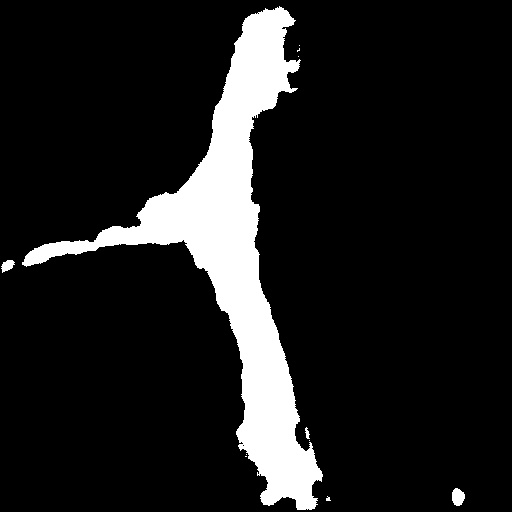
#> input picture 04_matching/2023_RVV_1_1275.0.jpg, 512 x 512 px, found by its file name
$ jupyter execute --allow-errors matching.ipynb
#> lines starting #> are read from the running program, lines starting #| are printed output that depends on the picture; after the words box and inside, x2 and y2 are one past the last pixel; in counts of white or black regions, pixels touching at a corner belong together; long printed decimals are rounded
[cell 1]
import os
import sys
import numpy as np
import pandas as pd
import matplotlib.pyplot as plt
import math
import requests
import cv2
from numpy.polynomial import Polynomial
from skimage.morphology import skeletonize, binary_closing, square, binary_erosion, binary_dilation, medial_axis, thin, disk, convex_hull_image, diamond, star, isotropic_closing, remove_small_objects
from skimage.filters import threshold_otsu
import json

[cell 2]
sem_segm_img_path = "/Users/senneloobuyck/Documents/Thesis_project/04_matching/2023_RVV_1_1275.0.jpg"
mapbox_imgs_dir_path = "/Users/senneloobuyck/Documents/Thesis_project/04_matching/mapbox_images_for_frame_1275_RVV1"
heli_lat = 50.77718166666666
heli_lon = 3.52441
intersec_lat = 50.7786715
intersec_lon = 3.5252944
altitude = 158.12

[cell 3]
def plot_image(img):
    plt.figure(figsize=(20,10))
    plt.imshow(cv2.cvtColor(img, cv2.COLOR_BGR2RGB))
    plt.show()

[cell 4]
# [17 lines left out: function calculate_bearing, not called in this run]

[cell 5]
# [10 lines left out: function haversine, not called in this run]

[cell 6]
# calculate pitch/tilt
# [14 lines left out: function calculate_pitch, not called in this run]

[cell 7]
# [22 lines left out: function get_mapbox_intersection_image, not called in this run]

[cell 8]
def get_intersection_coordinates(lat, lon) :
    # some lists and dataframes to store the data
    nodes = []
    intersection_nodes = []
    df_nodes = pd.DataFrame(columns=['id', 'lat', 'lon'])
    df_intersections = pd.DataFrame(columns=['lat', 'lon'])

    overpass_url = "http://overpass-api.de/api/interpreter"


    # first get the ways around the point
    # .w is a temporary variable that stores the result of the first query
    # node(way_cnt:2-);   // select those nodes that are members of two or more of the given ways
    overpass_query = f"""[out:json];
                        way(around: 300, {lat},{lon})["highway"]->.w;
                        node(way_cnt.w:2-);
                        out;"""

    response = requests.get(overpass_url, params={'data': overpass_query})

    for item in response.json()['elements']:
        df_intersections.loc[len(df_intersections)] = {'lat': item['lat'], 'lon': item['lon']}


    # print(df_intersections)
    return df_intersections

#> (a cell that did not finish here is left out)

[cell 10]
def get_skeleton(mask_bgr, contour) :
    print("Getting the skeleton and the pruned skeleton")

    mask_gray = cv2.cvtColor(mask_bgr, cv2.COLOR_BGR2GRAY)

    # draw contour in white on black background
    contour_mask_gray = np.zeros_like(mask_gray)
    cv2.drawContours(contour_mask_gray, [contour], -1, 255, -1)
    contour_mask_bgr = cv2.cvtColor(contour_mask_gray, cv2.COLOR_GRAY2BGR)

    # To avoid the precision loss when converting the image to bool,
    # you can also binarize the image using one of the available thresholding algorithms
    thresh = threshold_otsu(contour_mask_gray)
    contour_mask_gray = contour_mask_gray > thresh

    # 1. Skeletonize
    # skeleton_gray = (skeletonize(contour_mask_gray)).astype(np.uint8)
    skeleton_gray = skeletonize(contour_mask_gray, method='lee').astype(np.uint8)

    np.set_printoptions(threshold=np.inf)
    print("Skeleton image values:")
    print(skeleton_gray)


    plt.figure(figsize=(20,10))
    plt.imshow(skeleton_gray, cmap='gray', interpolation='nearest')
    plt.show()

    skeleton_bgr = cv2.cvtColor(skeleton_gray, cv2.COLOR_GRAY2BGR)

    return skeleton_bgr

[cell 11]
def get_skeleton_intersection(skeleton):
    """ Given a skeletonised image, it will give the coordinates of the intersections of the skeleton"""
    print("Getting intersections in skeleton (more than 2 neighbours)")
    # A list of valid intersections
    # These are in the format (clockwise order)
    # 2 3 4
    # 1 C 5
    # 8 7 6
    validIntersection = [[0,1,0,1,0,0,1,0],[0,0,1,0,1,0,0,1],[1,0,0,1,0,1,0,0],
                         [0,1,0,0,1,0,1,0],[0,0,1,0,0,1,0,1],[1,0,0,1,0,0,1,0],
                         [0,1,0,0,1,0,0,1],[1,0,1,0,0,1,0,0],[0,1,0,0,0,1,0,1],
                         [0,1,0,1,0,0,0,1],[0,1,0,1,0,1,0,0],[0,0,0,1,0,1,0,1],
                         [1,0,1,0,0,0,1,0],[1,0,1,0,1,0,0,0],[0,0,1,0,1,0,1,0],
                         [1,0,0,0,1,0,1,0],[1,0,0,1,1,1,0,0],[0,0,1,0,0,1,1,1],
                         [1,1,0,0,1,0,0,1],[0,1,1,1,0,0,1,0],[1,0,1,1,0,0,1,0],
                         [1,0,1,0,0,1,1,0],[1,0,1,1,0,1,1,0],[0,1,1,0,1,0,1,1],
                         [1,1,0,1,1,0,1,0],[1,1,0,0,1,0,1,0],[0,1,1,0,1,0,1,0],
                         [0,0,1,0,1,0,1,1],[1,0,0,1,1,0,1,0],[1,0,1,0,1,1,0,1],
                         [1,0,1,0,1,1,0,0],[1,0,1,0,1,0,0,1],[0,1,0,0,1,0,1,1],
                         [0,1,1,0,1,0,0,1],[1,1,0,1,0,0,1,0],[0,1,0,1,1,0,1,0],
                         [0,0,1,0,1,1,0,1],[1,0,1,0,0,1,0,1],[1,0,0,1,0,1,1,0],
                         [1,0,1,1,0,1,0,0]]
    skeleton_gray = cv2.cvtColor(skeleton, cv2.COLOR_BGR2GRAY)
    image = skeleton_gray.copy()
    image = image/255
    intersections = []
    for x in range(1,len(image)-1):
        for y in range(1,len(image[x])-1):
            # if we have a white pixel
            if image[x][y] == 1:
                neighbours = [image[x-1][y], image[x-1][y-1], image[x][y-1], image[x+1][y-1], image[x+1][y], image[x+1][y+1], image[x][y+1], image[x-1][y+1]]
                if neighbours in validIntersection:
                    intersections.append((y,x))
    # [6 lines of commented-out code are left out]
    return intersections

[cell 12]
# [23 lines left out: function prune_skeleton, not called in this run]

[cell 13]
img_bgr = cv2.imread(sem_segm_img_path)
#> img_bgr is the input picture: shape (512, 512, 3); min 0, max 255, mean 30.4
plot_image(img_bgr)

[cell 14]
closing_bgr = isotropic_closing(img_bgr, radius=30)
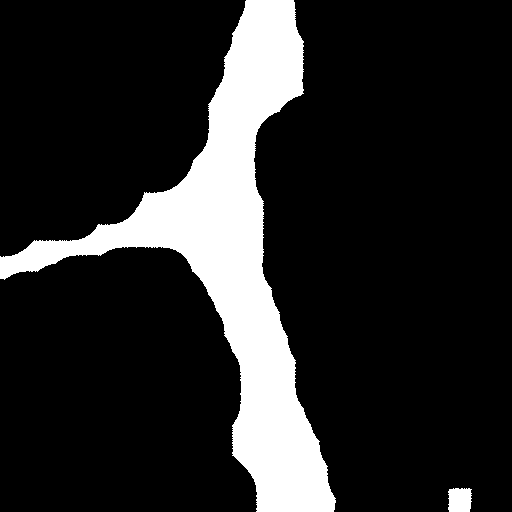
#> closing_bgr: shape (512, 512, 3) bool; 15.9% white; 2 white regions, box (x1, y1, x2, y2) and area: (0, 0, 336, 512) 41187, (448, 488, 472, 512) 527
closing_bgr = closing_bgr.astype(np.uint8) * 255
plot_image(closing_bgr)
print(f"Shape of closing_bgr: {closing_bgr.shape}")
#| Shape of closing_bgr: (512, 512, 3)

[cell 15]
mask_bgr = closing_bgr.copy()
mask_bgr_copy = mask_bgr.copy()
mask_gray = cv2.cvtColor(mask_bgr, cv2.COLOR_BGR2GRAY)
mask_gray_copy = mask_gray.copy()
skeleton_gray = skeletonize(mask_gray)
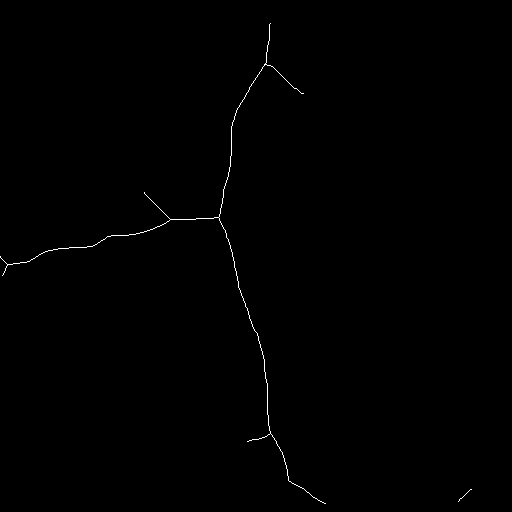
#> skeleton_gray: shape (512, 512) bool; 0.32% white in thin lines or dots, all inside (x1, y1, x2, y2) = (0, 23, 472, 504)
skeleton_gray = skeleton_gray.astype(np.uint8) * 255
skeleton_bgr = cv2.cvtColor(skeleton_gray, cv2.COLOR_GRAY2BGR)
plot_image(skeleton_bgr)

[cell 16]
# [29 lines left out: function get_patch_from_intersection, not called in this run]

[cell 17]
# [25 lines left out: function find_road_pixels, not called in this run]

[cell 18]
# [46 lines left out: function get_direction_vectors, not called in this run]

[cell 19]
contours, hierarchy = cv2.findContours(mask_gray, cv2.RETR_EXTERNAL, cv2.CHAIN_APPROX_SIMPLE)
#> contours = 2 contours; box (x1, y1, x2, y2) and area: (0, 0, 336, 512) 40443, (448, 488, 472, 512) 483
print(f"Number of contours: {len(contours)}")
#| Number of contours: 2
cv2.drawContours(mask_bgr_copy, contours, contourIdx=-1, color=(255, 0, 0), thickness=2)
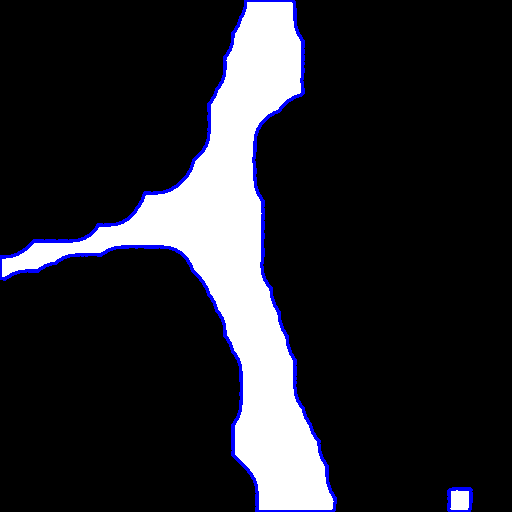
#> mask_bgr_copy: shape (512, 512, 3); mean B, G, R 42.5, 37, 37

for contour in contours :
    contour_length = cv2.arcLength(contour, closed=True)
    print(f"Contour length: {contour_length}")
    contour_area = cv2.contourArea(contour)
    print(f"Contour area: {contour_area}")

    # measure the irregularity of the polygon
    if contour_length != 0 :
        convex_hull = cv2.convexHull(contour)
        convex_hull_area = cv2.contourArea(convex_hull)
        print(f"Convex hull area: {convex_hull_area}")
        cv2.polylines(mask_bgr_copy, [convex_hull], isClosed=True, color=(0, 255, 0), thickness=3)
        solidity = contour_area / convex_hull_area

        # get skeleton of the contour
        skeleton_contour_bgr = get_skeleton(mask_bgr_copy, contour)

        # find the intersections in the skeleton
        skel_intersections = get_skeleton_intersection(skeleton_contour_bgr)

        print(f"{len(skel_intersections)} intersections found in the skeleton")

        #  make a decision based on the solidity
        if solidity < 0.60 and skel_intersections != [] :
            print(f"Solidity = {solidity} -> this contour can be related to an intersection in the road")

            # prune the skeleton to remove small branches
            threshold = 300
            pruned_skeleton_contour_bgr = prune_skeleton(skeleton_contour_bgr, skel_intersections, threshold)
            plot_image(pruned_skeleton_contour_bgr)

            # now find the possible intersection, if there is one
            pruned_skel_intersections = get_skeleton_intersection(pruned_skeleton_contour_bgr)

            # further processing
            if pruned_skel_intersections == [] :
                print("No intersection is found in a possible intersection contour")
            else :
                # visualization
                pruned_skeleton_contour_bgr_copy = pruned_skeleton_contour_bgr.copy()
                for intersection in pruned_skel_intersections :
                    pruned_skeleton_contour_bgr_copy[intersection[1], intersection[0]] = [0, 0, 255]
                plot_image(pruned_skeleton_contour_bgr_copy)
                # now try and match intersection with the openstreetmap images
                print("Intersection is found in a possible intersection contour, now try and match it with the openstreetmap images")
                for prune_intersection in pruned_skel_intersections :
                    patch_size = 9
                    patch, neighbour_road_pixels = get_patch_from_intersection(pruned_skeleton_contour_bgr, prune_intersection, patch_size)
                    print(f"Road neighbour pixels: {neighbour_road_pixels}")
                    print(f"Number of roads that intersect in this intersection: {len(neighbour_road_pixels)}")
                    print("Patch:")
                    plt.imshow(patch, cmap='gray')
                    plt.show()
                    print(patch)
                    dir_vectors = get_direction_vectors(patch, neighbour_road_pixels)
        else :
            print(f"Solidity = {solidity} -> no intersection in this contour")
#> this loop made 2 passes
#> (contour_length, contour_area, convex_hull_area, solidity, thresh in get_skeleton) on passes 1 to 2: (99.25, 483, 515, 0.938, 0), (1756.1, 40443, 101053, 0.4, 0)
#| Contour length: 99.255
#| Contour area: 483.0
#| Convex hull area: 515.0
#| Getting the skeleton and the pruned skeleton
#| Skeleton image values:
#| [[0 0 0 0 0 0 0 0 0 0 0 0 0 0 0 0 0 0 0 0 0 0 0 0 0 0 0 0 0 0 0 0 0 0 0 0
#|   0 0 0 0 0 0 0 0 0 0 0 0 0 0 0 0 0 0 0 0 0 0 0 0 0 0 0 0 0 0 0 0 0 0 0 0
#|   0 0 0 0 0 0 0 0 0 0 0 0 0 0 0 0 0 0 0 0 0 0 0 0 0 0 0 0 0 0 0 0 0 0 0 0
#|   0 0 0 0 0 0 0 0 0 0 0 0 0 0 0 0 0 0 0 0 0 0 0 0 0 0 0 0 0 0 0 0 0 0 0 0
#|   0 0 0 0 0 0 0 0 0 0 0 0 0 0 0 0 0 0 0 0 0 0 0 0 0 0 0 0 0 0 0 0 0 0 0 0
#> (further printed lines are left out)
#> pass 1, in get_skeleton, `mask_gray = cv2.cvtColor(mask_bgr, cv2.COLOR_BGR2GRAY)`:
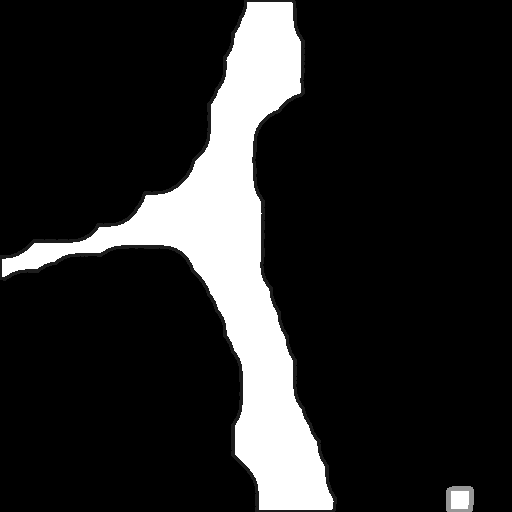
#> mask_gray: shape (512, 512); min 0, max 255, mean 37.8
#> pass 1, in get_skeleton, `contour_mask_bgr = cv2.cvtColor(contour_mask_gray, cv2.COLOR_GRAY2BGR)`:
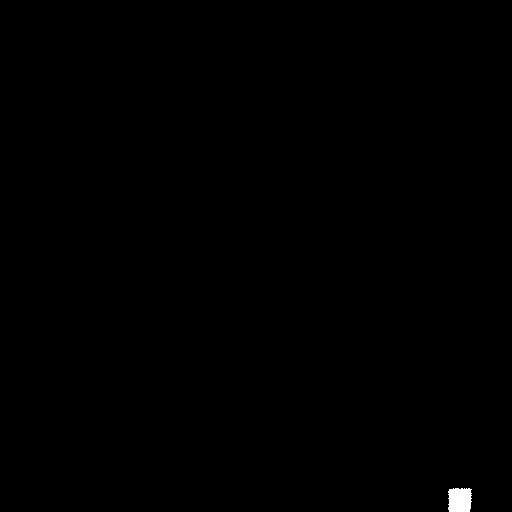
#> contour_mask_bgr: shape (512, 512, 3); 0.2% white; 1 white region, box (x1, y1, x2, y2) and area: (448, 488, 472, 512) 527
#> pass 1, in get_skeleton, `skeleton_gray = skeletonize(contour_mask_gray, method='lee').astype(np..`:
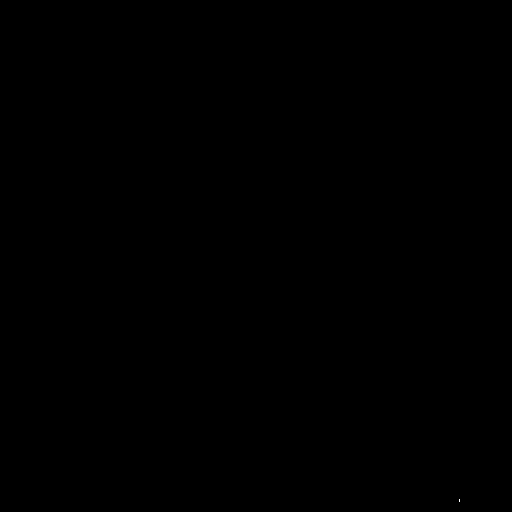
#> skeleton_gray: shape (512, 512); values 0 (black) and 1 (white), 0% white in thin lines or dots, all inside (x1, y1, x2, y2) = (459, 499, 460, 502)
#> pass 2, in get_skeleton (call 2), `plt.show()`:
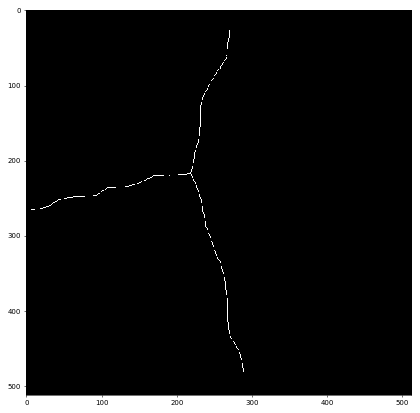
#> figure drawn by matplotlib, 1 panel
#> after the loop:
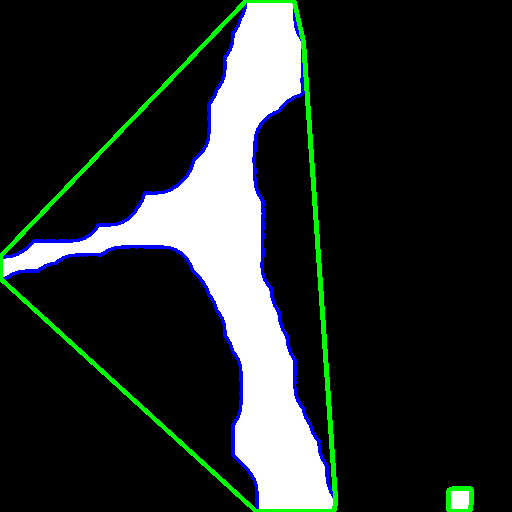
#> mask_bgr_copy: shape (512, 512, 3); 2.48% of pixels changed, all inside (x1, y1, x2, y2) = (0, 0, 474, 512)
#> after the loop:
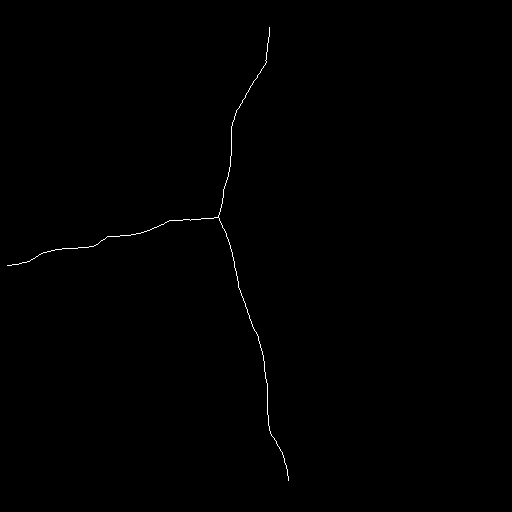
#> skeleton_contour_bgr: shape (512, 512, 3); values 0 (black) and 1 (white), 0.25% white in thin lines or dots, all inside (x1, y1, x2, y2) = (7, 27, 289, 481)

$ run again, with 04_matching/2023_RVV_1_6375.0.jpg copied over 04_matching/2023_RVV_1_1275.0.jpg
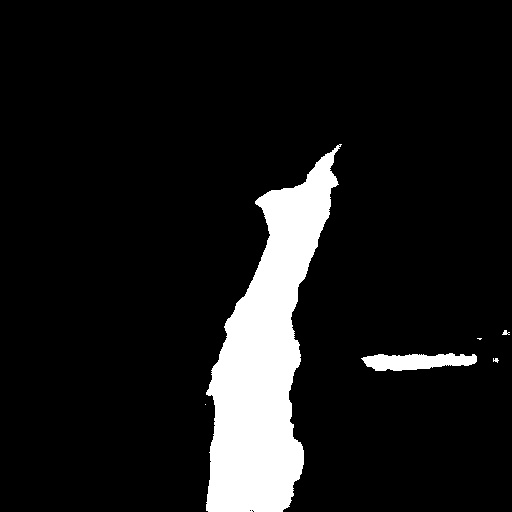
#> input picture 04_matching/2023_RVV_1_6375.0.jpg, 512 x 512 px, found by its file name
#> img_bgr is the input picture: shape (512, 512, 3); min 0, max 255, mean 24.9
#| Shape of closing_bgr: (512, 512, 3)
#> skeleton_bgr: shape (512, 512, 3); 0.23% white in thin lines or dots, all inside (x1, y1, x2, y2) = (211, 145, 505, 511)
#> contours = 2 contours; box (x1, y1, x2, y2) and area: (200, 144, 344, 512) 28601, (356, 328, 512, 376) 3587
#| Number of contours: 2
#> `cv2.drawContours(mask_bgr_copy, contours, contourIdx=-1, color=(255, 0..`:
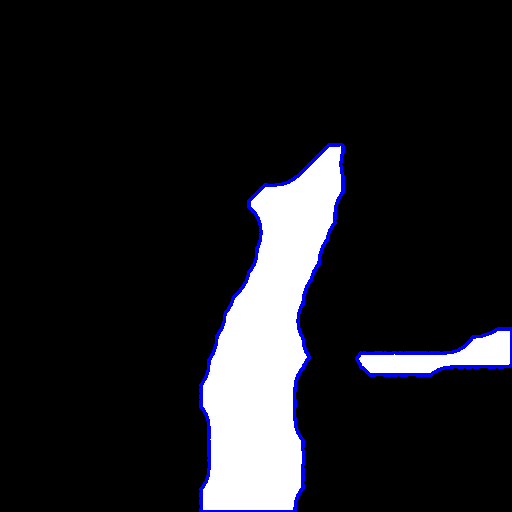
#> mask_bgr_copy: shape (512, 512, 3); mean B, G, R 33.4, 29.1, 29.1
#> the loop `for contour in contours :` made 2 passes
#> (contour_length, contour_area, convex_hull_area, solidity, thresh in get_skeleton) on passes 1 to 2: (419.4, 3587, 5057.5, 0.709, 0), (1023.4, 28601, 36271, 0.789, 0)
#> (printed output is left out)
#> after the loop `for contour in contours :`:
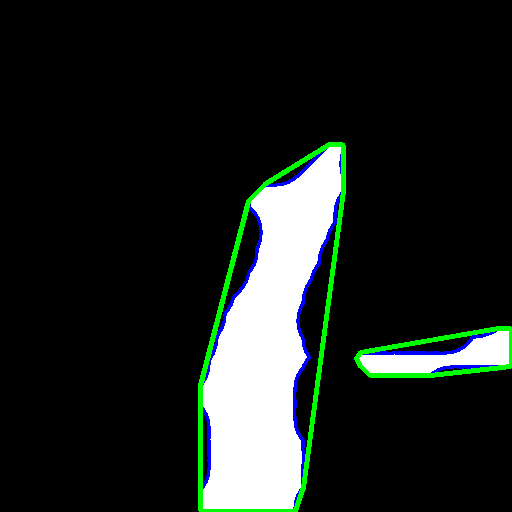
#> mask_bgr_copy: shape (512, 512, 3); 2.28% of pixels changed, all inside (x1, y1, x2, y2) = (198, 142, 512, 512)
